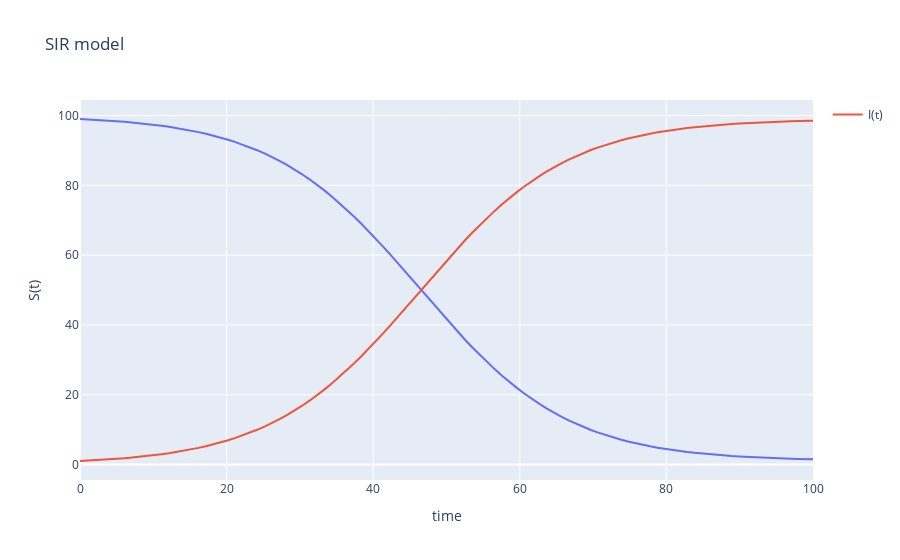

The notebook cell saved with this chart:
### Code cell
N = 100
T_END = 100
t = np.linspace(0, T_END, T_END)
beta, gamma = 0.1, 0.001
S0 = 99
I0 = 1
y0 = S0, I0
ret = odeint(deriv_SIS, y0, t, args=(N, beta, gamma))
S,I= ret.T

# plot results in the same figure
fig = px.line(x=t, y=S, title='SIR model', labels={'x':'time', 'y':'S(t)'})
fig.add_scatter(x=t, y=I, mode='lines',name='I(t)')
#fig.add_scatter(x=t, y=R, mode='lines',name='R(t)')
fig.show()
